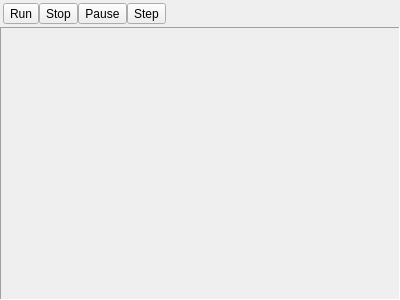
<?xml version="1.0" encoding="UTF-8"?>
<ui version="4.0">
 <class>NESEmulatorDialog</class>
 <widget class="QDialog" name="NESEmulatorDialog">
  <property name="geometry">
   <rect>
    <x>0</x>
    <y>0</y>
    <width>400</width>
    <height>300</height>
   </rect>
  </property>
  <property name="windowTitle">
   <string>Dialog</string>
  </property>
  <layout class="QVBoxLayout" name="verticalLayout">
   <property name="spacing">
    <number>0</number>
   </property>
   <property name="margin">
    <number>0</number>
   </property>
   <item>
    <layout class="QHBoxLayout" name="horizontalLayout">
     <property name="margin">
      <number>3</number>
     </property>
     <item>
      <widget class="QToolButton" name="playButton">
       <property name="text">
        <string>Run</string>
       </property>
       <property name="icon">
        <iconset resource="resource.qrc">
         <normaloff>:/resources/stock_media-play.svg</normaloff>:/resources/stock_media-play.svg</iconset>
       </property>
       <property name="iconSize">
        <size>
         <width>16</width>
         <height>16</height>
        </size>
       </property>
       <property name="toolButtonStyle">
        <enum>Qt::ToolButtonTextBesideIcon</enum>
       </property>
      </widget>
     </item>
     <item>
      <widget class="QToolButton" name="stopButton">
       <property name="enabled">
        <bool>true</bool>
       </property>
       <property name="text">
        <string>Stop</string>
       </property>
       <property name="icon">
        <iconset resource="resource.qrc">
         <normaloff>:/resources/stock_media-stop.svg</normaloff>:/resources/stock_media-stop.svg</iconset>
       </property>
       <property name="iconSize">
        <size>
         <width>16</width>
         <height>16</height>
        </size>
       </property>
       <property name="toolButtonStyle">
        <enum>Qt::ToolButtonTextBesideIcon</enum>
       </property>
      </widget>
     </item>
     <item>
      <widget class="QToolButton" name="pauseButton">
       <property name="enabled">
        <bool>true</bool>
       </property>
       <property name="text">
        <string>Pause</string>
       </property>
       <property name="icon">
        <iconset resource="resource.qrc">
         <normaloff>:/resources/stock_media-pause.svg</normaloff>:/resources/stock_media-pause.svg</iconset>
       </property>
       <property name="iconSize">
        <size>
         <width>16</width>
         <height>16</height>
        </size>
       </property>
       <property name="toolButtonStyle">
        <enum>Qt::ToolButtonTextBesideIcon</enum>
       </property>
      </widget>
     </item>
     <item>
      <widget class="QToolButton" name="stepButton">
       <property name="enabled">
        <bool>true</bool>
       </property>
       <property name="text">
        <string>Step</string>
       </property>
       <property name="icon">
        <iconset resource="resource.qrc">
         <normaloff>:/resources/stock_right.svg</normaloff>:/resources/stock_right.svg</iconset>
       </property>
       <property name="iconSize">
        <size>
         <width>16</width>
         <height>16</height>
        </size>
       </property>
       <property name="toolButtonStyle">
        <enum>Qt::ToolButtonTextBesideIcon</enum>
       </property>
      </widget>
     </item>
     <item>
      <spacer name="horizontalSpacer">
       <property name="orientation">
        <enum>Qt::Horizontal</enum>
       </property>
       <property name="sizeHint" stdset="0">
        <size>
         <width>40</width>
         <height>20</height>
        </size>
       </property>
      </spacer>
     </item>
    </layout>
   </item>
   <item>
    <widget class="QFrame" name="frame">
     <property name="sizePolicy">
      <sizepolicy hsizetype="Preferred" vsizetype="Expanding">
       <horstretch>0</horstretch>
       <verstretch>0</verstretch>
      </sizepolicy>
     </property>
     <property name="frameShape">
      <enum>QFrame::Panel</enum>
     </property>
     <property name="frameShadow">
      <enum>QFrame::Sunken</enum>
     </property>
    </widget>
   </item>
  </layout>
 </widget>
 <resources>
  <include location="resource.qrc"/>
 </resources>
 <connections/>
</ui>
